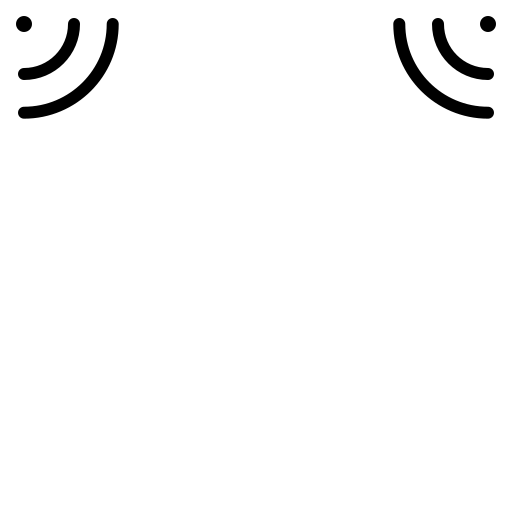
#> input picture lib/false.png, 512 x 512 px
$ python pil.py
#> lines starting #> are read from the running program, lines starting #| are printed output that depends on the picture
from PIL import Image

url="lib/false.png"

# Abra a imagem
imagem = Image.open(url)
#> imagem is the input picture: PIL image 512x512 RGBA; mean R, G, B, A 0, 0, 0, 5.9

# Defina a largura e altura desejadas
largura_desejada = 120
altura_desejada = 80

# Redimensione a imagem
imagem_redimensionada = imagem.resize((largura_desejada, altura_desejada))
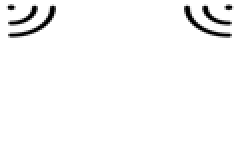
#> imagem_redimensionada: PIL image 120x80 RGBA (shown 2 times larger); mean R, G, B, A 0, 0, 0, 5.9; transparent parts drawn white

# Salve a imagem redimensionada
imagem_redimensionada.save(url)

$ run again, with lib/ac.png copied over lib/false.png
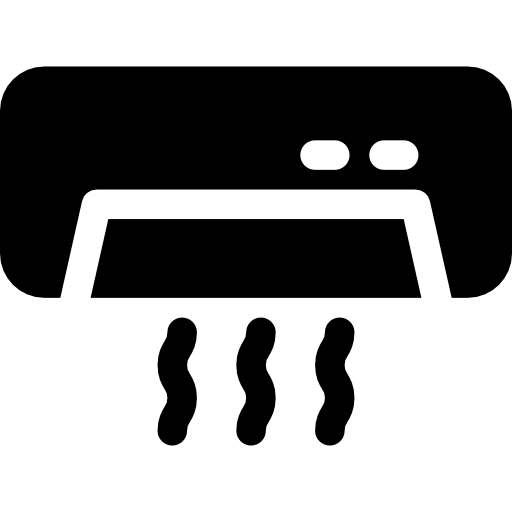
#> input picture lib/ac.png, 512 x 512 px
#> imagem is the input picture: PIL image 512x512 RGBA; mean R, G, B, A 146.1, 146.1, 146.1, 107.5
#> `imagem_redimensionada = imagem.resize((largura_desejada, altura_deseja..`:
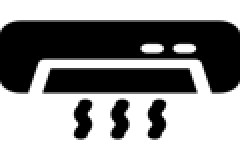
#> imagem_redimensionada: PIL image 120x80 RGBA (shown 2 times larger); mean R, G, B, A 0, 0, 0, 107.4; transparent parts drawn white

$ run again, with lib/light.png copied over lib/false.png
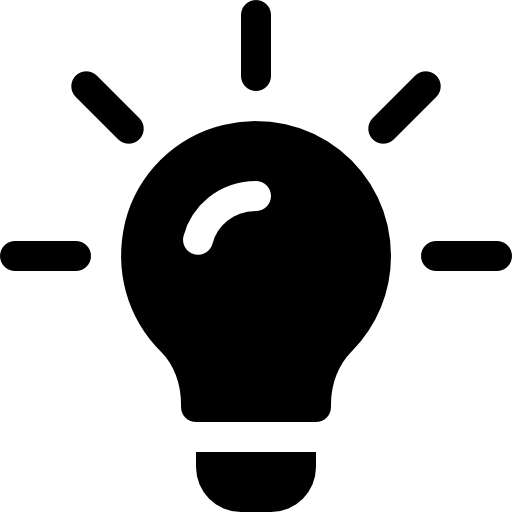
#> input picture lib/light.png, 512 x 512 px
#> imagem is the input picture: PIL image 512x512 RGBA; mean R, G, B, A 176.9, 176.9, 176.9, 76.9
#> `imagem_redimensionada = imagem.resize((largura_desejada, altura_deseja..`:
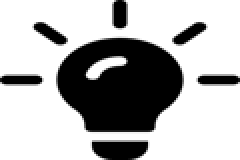
#> imagem_redimensionada: PIL image 120x80 RGBA (shown 2 times larger); mean R, G, B, A 0, 0, 0, 77; transparent parts drawn white
